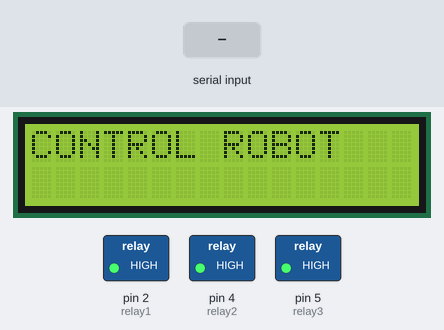
The sketch below on a simulated Arduino Uno, built with avr-gcc and run on an emulated ATmega328P. Parts: 16×2 character LCD, switched loads named in the sketch (green lamp = pin HIGH). The test bench sets the inputs (shaded band). What the sketch prints to the serial monitor is not drawn.

Above: at 1.2 s.
1.3 s: "A" received over Serial
At 2.5 s:
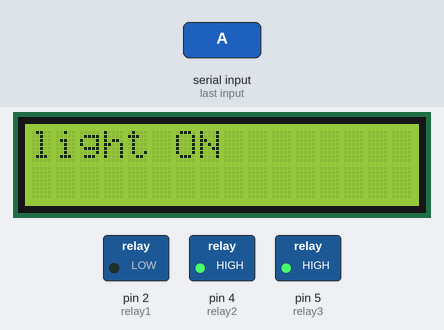
2.8 s: "1" received over Serial
At 5.2 s:
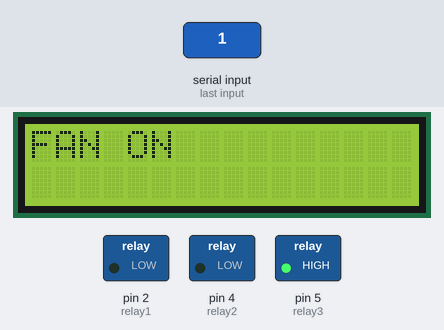
5.8 s: "B" received over Serial
At 8.5 s:
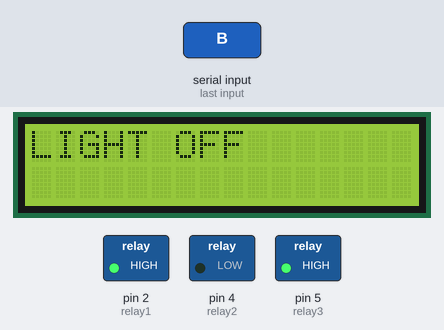
8.8 s: "E" received over Serial
At 11.2 s:
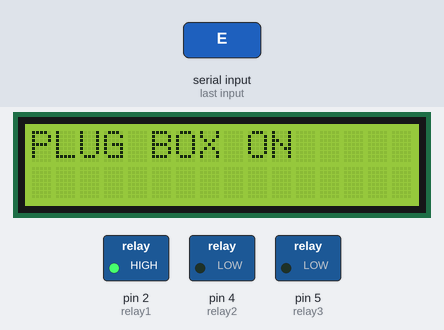
Timing chart, 0 to 17.8 s (numbered marks = the images above; inputs shaded):
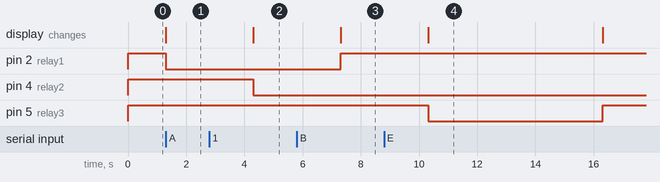

The sketch:

ITEE03-STIMULLATION.ino
```cpp
#include<LiquidCrystal.h>
LiquidCrystal lcd(13, 12, 11, 10, 9, 8);
#include "ss.h"
#define Bulb
#define Dc_fan
#define plug_ponit
int relay1 = 2;
int relay2 = 4;
int relay3 = 5;
void setup() {
  // put your setup code here, to run once:
  Serial.begin(9600);
  Serial.begin(9600);
  pinMode(relay1, OUTPUT);
  pinMode(relay2, OUTPUT);
  pinMode(relay3, OUTPUT);
  digitalWrite(relay1, HIGH);
  digitalWrite(relay2, HIGH);
  digitalWrite(relay3, HIGH);
  lcd.begin(16, 2);
  lcd.clear();
  lcd.setCursor(0, 0);
  lcd.print("CONTROL ROBOT");


}

void loop() {
  // put your main code here, to run repeatedly:
  while (Serial.available() > 0) {
    char inchar = Serial.read();

    switch (inchar) {
      case 'A':
        Serial.print("LIGHT ON");
        digitalWrite(relay1, LOW);
        lcd.clear();
        lcd.setCursor(0, 0);
        lcd.print("light ON");
        iott("*LIGHT ON \n#");
        break;
      case 'B':
        Serial.print("LIGHT OFF");
        digitalWrite(relay1, HIGH);
        lcd.clear();
        lcd.setCursor(0, 0);
        lcd.print("LIGHT OFF");
        iott("@LIGHT OFF \n#");
        break;
      case '1':
        Serial.print("FAN ON");
        digitalWrite(relay2, LOW);
        lcd.clear();
        lcd.setCursor(0, 0);
        lcd.print("FAN ON");
        iott("$FAN ON \n#");
        break;
      case '0':
        Serial.print("FAN OFF");
        digitalWrite(relay2, HIGH);
        lcd.clear();
        lcd.setCursor(0, 0);
        lcd.print("FAN OFF");
        iott("^FAN OFF \n#");
      case 'E':
        Serial.print("PLUG BOX ON");
        digitalWrite(relay3, LOW);
        lcd.clear();
        lcd.setCursor(0, 0);
        lcd.print("PLUG BOX ON");
        iott("*FAN ON \n#");
        iott("&PLUG BOX ON \n#");
      case 'F':
        Serial.print("PLUG BOX OFF");
        digitalWrite(relay3, HIGH);
        lcd.clear();
        lcd.setCursor(0, 0);
        lcd.print("PLUG BOXN OFF");
        iott("*FAN ON \n#");
        iott("%PLUG BOX OFF \n#");


    }


  }

}
void iott(String data)
{
  for (int i = 0; i < data.length(); i++)
  {
    Serial.write(data[i]);
  }
  delay(3000);
}
```

ss.h
```cpp
#ifndef SS_H
#define SS_H
#include<SoftwareSerial.h>
SoftwareSerial ss(A3, A4); //RX TX
#endif
```

Measured:
- after the input at 1.3 s, pin 2 (relay1): HIGH → LOW at once; the display: changes at once (image 1)
- after the input at 2.8 s, pin 4 (relay2): HIGH → LOW after 1.5 s; the display: changes after 1.5 s (image 2)
- after the input at 5.8 s, pin 2 (relay1): LOW → HIGH after 1.5 s; the display: changes after 1.5 s (image 3)
- after the input at 8.8 s, pin 5 (relay3): HIGH → LOW after 1.5 s, → HIGH 6.0 s later; the display: changes after 1.5 s (image 4)
